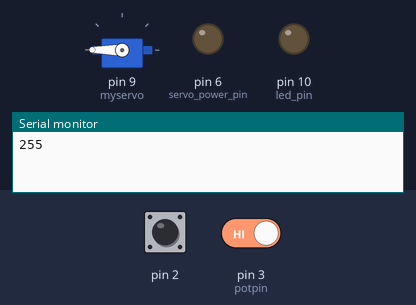
Bench run of a sketch on a simulated Arduino Uno, built with avr-gcc and run on an emulated ATmega328P. Parts: servo, output pins drawn as LEDs (lit = HIGH), the last lines printed to the serial monitor. The inputs (shaded band) are chosen by the test bench; at power-on: pin 3 (potpin) HIGH, pin 2 HIGH. EEPROM starts erased.

Above: at 1.2 s.
1.3 s: pin 3 (potpin) driven LOW
At 1.4 s:
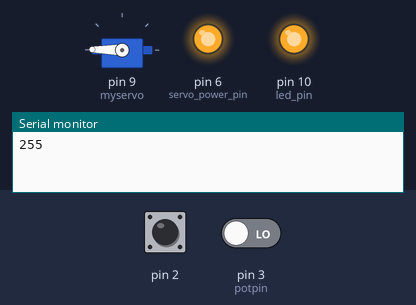
3.0 s: pin 2 driven LOW
At 3.8 s:
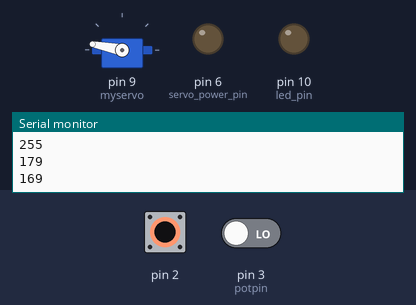
4.7 s: pin 2 pulsed HIGH 2 times (0.12 s each, 0.3 s apart)
At 6.1 s:
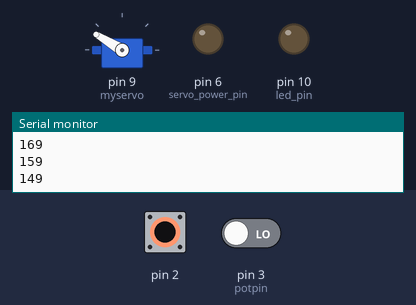
6.8 s: pin 2 pulsed HIGH 5 times (0.12 s each, 0.3 s apart)
At 9.6 s:
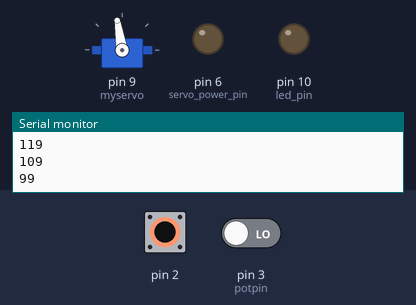
Timing chart, 0 to 10.8 s (numbered marks = the images above; inputs shaded):
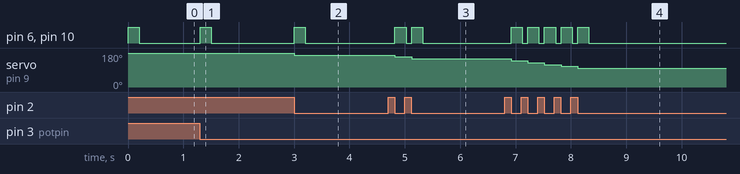

Measured:
- after the input at 1.3 s, pin 6 (servo_power_pin), pin 10 (led_pin): LOW → HIGH at once, → LOW 0.20 s later; servo on pin 9 (myservo): 180° → 179° at once
- after the input at 3.0 s, pin 6 (servo_power_pin), pin 10 (led_pin): LOW → HIGH at once, → LOW 0.20 s later; servo on pin 9 (myservo): 179° → 169° at once
- after the input at 4.7 s, pin 6 (servo_power_pin), pin 10 (led_pin): alternates HIGH for 0.20 s and LOW for 0.10 s, 4 changes in all, then stays LOW, starting after 0.12 s; servo on pin 9 (myservo): 169° → 159° after 0.12 s, → 149° 0.30 s later
- after the input at 6.8 s, pin 6 (servo_power_pin), pin 10 (led_pin): alternates HIGH for 0.20 s and LOW for 0.10 s, 10 changes in all, then stays LOW, starting after 0.12 s; servo on pin 9 (myservo): moves from 149° to 99° over 1.2 s, starting after 0.12 s

The sketch:

eshift.ino
```cpp
#include <Servo.h>
#include <EEPROM.h>
#include <util/delay.h>

Servo myservo;

/* CHANGE ME */
// Servo limit - These number will change depending on how you installed your servo
//   Set MANUAL_MODE = 1, connect a potentiometer to pin 3 and open the serial monitor
//   Move to the lowest and highest gear to set these variables
int SERVO_STOP_LOW = 179;
int SERVO_STOP_HIGH = 90;

#define MANUAL_MODE 1

// variable to read the value from the analog pin
int val;
int potpin = 3;
int servo_power_pin = 6;
int led_pin = 10;

// Current servo position
int currentPos = 100;
int currentPosAddr = 0;

// Number of positions to move when a button is pused
int servo_step_size = 10;

// Flag set in the interrupt to signal a gear change
bool pendingShift = true;

void setup()
{
  pinMode(servo_power_pin, OUTPUT);
  pinMode(led_pin, OUTPUT);
  myservo.attach(9);  // attaches the servo on pin 9 to the servo object
  Serial.begin(9600);

  digitalWrite(servo_power_pin, LOW);

  attachInterrupt(0, shiftUp, FALLING);
  attachInterrupt(1, shiftDown, FALLING);

  // Remember last position
  currentPos = EEPROM.read(currentPosAddr);
}

void shiftUp()
{
  if ( pendingShift == true ) return;

  // wait for button to stop bouncing
  delay(50);

  currentPos -= servo_step_size;
  if ( currentPos < SERVO_STOP_HIGH)
    currentPos = SERVO_STOP_HIGH;

  pendingShift = true;

  //Serial.println("Shift up ");
  //Serial.println(currentPos);
}

void shiftDown()
{
  if ( pendingShift == true ) return;

  // wait for button to stop bouncing
  delay(50);

  currentPos += servo_step_size;
  if ( currentPos > SERVO_STOP_LOW)
    currentPos = SERVO_STOP_LOW;

  pendingShift = true;

  //Serial.println("Shift down ");
  //Serial.println(currentPos);
}

void loop()
{
#if MANUAL_MODE

  if ( pendingShift )
  {
    //Serial.println("ON");
    digitalWrite(led_pin, HIGH);
    digitalWrite(servo_power_pin, HIGH);
    //_delay_ms(15);

    myservo.write(currentPos);

    // Save last know position
    EEPROM.write(currentPosAddr, currentPos);

    // wait for servo to finish
    _delay_ms(200);

    Serial.println(currentPos);
    digitalWrite(led_pin, LOW);
    digitalWrite(servo_power_pin, LOW);

    pendingShift = false;
  }
#else

  // This code controls the servo with a POT
  // To use it change MANUAL_MODE 1

  digitalWrite(servo_power_pin, HIGH);
  val = analogRead(potpin);            // reads the value of the potentiometer (value between 0 and 1023)
  val = map(val, 0, 1023, 0, 179);     // scale it to use it with the servo (value between 0 and 180)
  myservo.write(val);                  // sets the servo position according to the scaled value
  Serial.println(val);
  delay(15);                           // waits for the servo to get there
#endif

}
```
